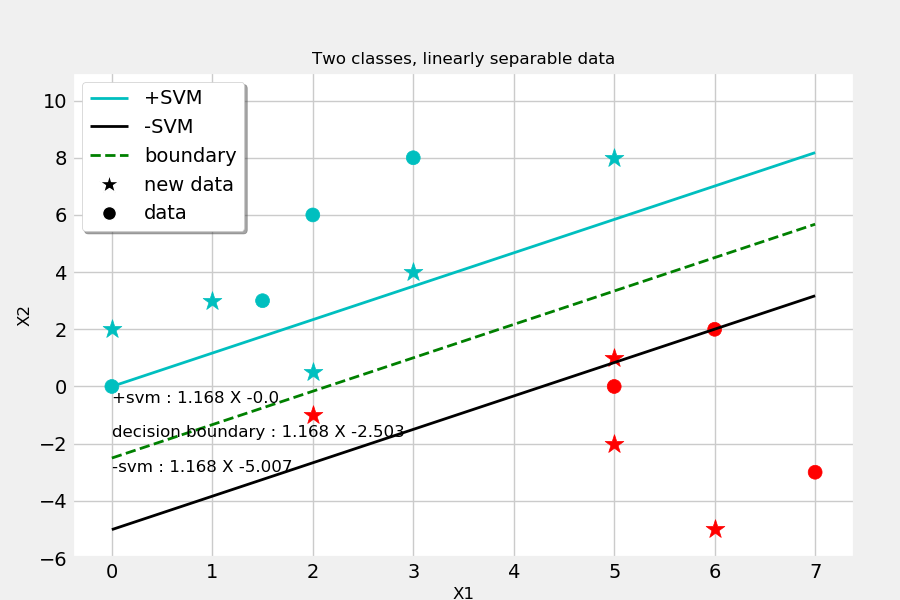

This chart was generated by the following Python code:
#simple fast linear svm
#svm stands for support vector machine
import numpy as np 
import matplotlib.pyplot as plt
from matplotlib import style
style.use('fivethirtyeight')
plt.rcParams['axes.facecolor']='w'
from matplotlib.lines import Line2D
class SVM:
    '''
    #The loss function that helps maximize the margin is hinge loss.
    #The cost is 0 if the predicted value and the actual value are of the same sign.
    #If they are not, we then calculate the loss value. 
    #take partial derivatives:
    #min(λ||w||^2) --> w=w-α.(2λw)
    #loss -->(-xi.yi)+
    #w :(not necessarily normalized)normal vector to the hyperplane(normal vector)
    #x : set of points (samples and features)
    #bias : hyper plane intersect (each distances)
    #offset : SVMs distances from decision boundary (margins)
    #margin: reinforcement range of values([-1,1])
    #α : Learning rate
    #λ : regularization parameter (to balance the margin maximization and loss)
    #Iteration : repetition of process
    '''
    def __init__(self, learningRate=0.001, lambdaParameter=0.01, Iteration=1000):
        
        self.α = learningRate
        self.λ = lambdaParameter
        self.Iteration = Iteration
        self.w = None
        self.bias = None
        self.fig = plt.figure('SVM PLOT',figsize=(9, 6))
        self.ax = self.fig.add_subplot(111)#1*1 grid , no.1
        self.colors=[]
        for i in y:
            if i==1:
                self.colors.append('c')
            else:
                self.colors.append('r')
    def fit(self, X, y):
        self.w = np.zeros(X.shape[1])
        self.bias = 0
        for _ in range(self.Iteration):
            for x_id, x_i in enumerate(X):#Gradient Updates
                if y[x_id] * (np.dot(x_i, self.w) - self.bias) >= 1:#No misclassification
                    #w=w-α.(2λw)
                    self.w -= self.α * (2 * self.λ * self.w)
                else:#misclassification
                    #w=w-α.(yi.xi-2λw)
                    self.w -= self.α * (2 * self.λ * self.w - np.dot(x_i, y[x_id]))
                    self.bias -= self.α * y[x_id]
    def predict(self, X):
        group = np.sign(np.dot(X, self.w) - self.bias)
        if group != 0 :
            if group == 1:
                self.ax.scatter(X[0],X[1],s=200,marker='*',color='c')
            else:
                self.ax.scatter(X[0],X[1],s=200,marker='*',color='r')
        return group
    def visualization(self):
        def HP(x, w, bias, offset):
            #hyper plane 
            return (-w[0] * x + bias + offset) / w[1]
        GlobalMin = [np.amin(X[:,0]),np.amin(X[:,1])]
        GlobalMax = [np.amax(X[:,0]),np.amax(X[:,1])]
        plt.scatter(X[:,0], X[:,1], marker='o',s=100,c=self.colors)
        self.ax.plot([GlobalMin[0], GlobalMax[0]],
                     [HP(GlobalMin[0], clf.w, clf.bias, 0),
                      HP(GlobalMax[0], clf.w, clf.bias, 0)],
                     'g--',linewidth=2)
        self.ax.plot([GlobalMin[0], GlobalMax[0]],
                     [HP(GlobalMin[0], clf.w, clf.bias, -1),
                      HP(GlobalMax[0], clf.w, clf.bias, -1)],
                     'k',linewidth=2)
        self.ax.plot([GlobalMin[0], GlobalMax[0]],
                     [HP(GlobalMin[0], clf.w, clf.bias, 1),
                      HP(GlobalMax[0], clf.w, clf.bias, 1)],
                     'c',linewidth=2)
        self.ax.set_ylim([GlobalMin[1]-3,GlobalMax[1]+3])
        customLines = [Line2D([0], [0], color='c', lw=2),
                        Line2D([0], [0], color='k', lw=2),
                        Line2D([0], [0], linestyle='--',color='g', lw=2),
                        Line2D([0], [0], color='w', marker='*',
                               markersize=15,markerfacecolor='k'),
                        Line2D([0], [0], color='w', marker='o',
                               markersize=10,markerfacecolor='k')]
        self.ax.legend(customLines,['+SVM ',
                                    '-SVM', 'boundary','new data','data'],
                       loc='upper left', shadow=True)
        self.ax.set_xlabel('X1',fontsize=12)
        self.ax.set_ylabel('X2',fontsize=12)

        svmP=str(np.round((-clf.w[0]/clf.w[1]),3))+' X '+str(np.round((clf.bias+1)/clf.w[1],3))
        print('Positive svm : ',svmP)
        hp=str(np.round(-clf.w[0]/clf.w[1],3))+' X '+str(np.round(clf.bias/clf.w[1],3))
        print('decision boundary : ',hp)
        svmN=str(np.round(-clf.w[0]/clf.w[1],3))+' X '+str(np.round((clf.bias-1)/clf.w[1],3))
        print('Negative svm : ',svmN)
        s='+svm : '+svmP+'\n\n'+'decision boundary : '+hp+'\n\n'+'-svm : '+svmN
        plt.text(GlobalMin[0],
                 GlobalMin[1],s, fontsize=12)
        self.ax.set_title('Two classes, linearly separable data',fontsize=12)
        plt.show()

#define input data
X=np.array([[0,0],[2,6],[3,8],[1.5,3],[5,0],[6,2],[7,-3]])#sample,feature
y=np.array([1,1,1,1,-1,-1,-1])#tags (wich group belongs)
#print(X,y)
#call svm class : 1)fit 2)predict 3)visualize
clf = SVM(learningRate=0.0001, lambdaParameter=0.001, Iteration=10000)
clf.fit(X, y)
newData=[[0,2],[1,3],[3,4],[2,-1],
         [2,0.5],[5,1],[5,-2],[6,-5],
         [5,8]]
for data in newData:
    print(clf.predict(data))
clf.visualization()
